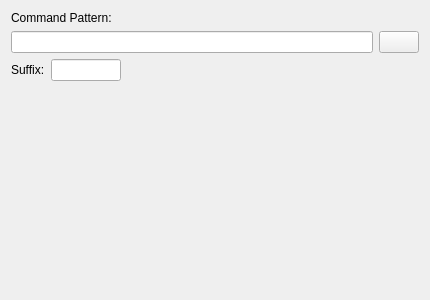
<?xml version="1.0" encoding="UTF-8"?>
<ui version="4.0">
 <class>CustomWidgetUI</class>
 <widget class="QWidget" name="CustomWidgetUI">
  <property name="geometry">
   <rect>
    <x>0</x>
    <y>0</y>
    <width>430</width>
    <height>300</height>
   </rect>
  </property>
  <property name="minimumSize">
   <size>
    <width>430</width>
    <height>300</height>
   </size>
  </property>
  <property name="windowTitle">
   <string>Form</string>
  </property>
  <layout class="QGridLayout" name="gridLayout">
   <item row="0" column="0" colspan="2">
    <widget class="QLabel" name="label">
     <property name="sizePolicy">
      <sizepolicy hsizetype="Preferred" vsizetype="Fixed">
       <horstretch>0</horstretch>
       <verstretch>0</verstretch>
      </sizepolicy>
     </property>
     <property name="text">
      <string>Command Pattern:</string>
     </property>
    </widget>
   </item>
   <item row="1" column="0">
    <widget class="KLineEdit" name="klineedit_pattern"/>
   </item>
   <item row="1" column="1">
    <widget class="KPushButton" name="kpushbutton_pattern"/>
   </item>
   <item row="2" column="0" colspan="2">
    <layout class="QHBoxLayout" name="horizontalLayout">
     <item>
      <widget class="QLabel" name="label_suffix">
       <property name="sizePolicy">
        <sizepolicy hsizetype="Preferred" vsizetype="Fixed">
         <horstretch>0</horstretch>
         <verstretch>0</verstretch>
        </sizepolicy>
       </property>
       <property name="text">
        <string>Suffix:</string>
       </property>
      </widget>
     </item>
     <item>
      <widget class="KLineEdit" name="klineedit_suffix">
       <property name="sizePolicy">
        <sizepolicy hsizetype="Fixed" vsizetype="Fixed">
         <horstretch>30</horstretch>
         <verstretch>0</verstretch>
        </sizepolicy>
       </property>
       <property name="maximumSize">
        <size>
         <width>70</width>
         <height>16777215</height>
        </size>
       </property>
      </widget>
     </item>
     <item>
      <spacer name="horizontalSpacer">
       <property name="orientation">
        <enum>Qt::Horizontal</enum>
       </property>
       <property name="sizeHint" stdset="0">
        <size>
         <width>40</width>
         <height>20</height>
        </size>
       </property>
      </spacer>
     </item>
    </layout>
   </item>
   <item row="3" column="0">
    <spacer name="verticalSpacer">
     <property name="orientation">
      <enum>Qt::Vertical</enum>
     </property>
     <property name="sizeHint" stdset="0">
      <size>
       <width>20</width>
       <height>24</height>
      </size>
     </property>
    </spacer>
   </item>
  </layout>
 </widget>
 <customwidgets>
  <customwidget>
   <class>KLineEdit</class>
   <extends>QLineEdit</extends>
   <header>klineedit.h</header>
  </customwidget>
  <customwidget>
   <class>KPushButton</class>
   <extends>QPushButton</extends>
   <header>kpushbutton.h</header>
  </customwidget>
 </customwidgets>
 <resources/>
 <connections/>
</ui>
